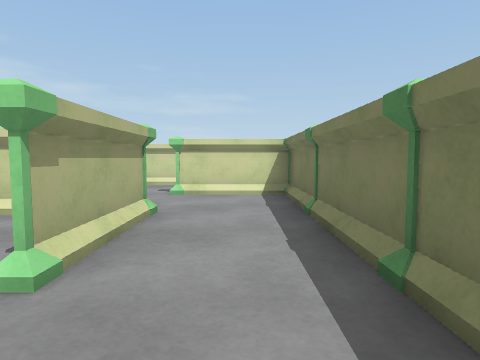
View 1 (above)

14 first-person views from a walk through a scene from a Unity 3-D project. The camera is 0.41 m above the floor, tilts 4° down and sees 75° across. The floor is counted in squares, 0.5 m on a side. Each view is taken from the middle of a square. On the plan, view 1 faces up. The plan holds only what a view shows up to about 11 squares ahead; the rest is blank.

View 2
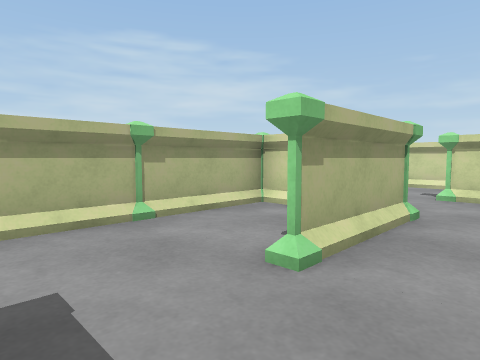

View 3
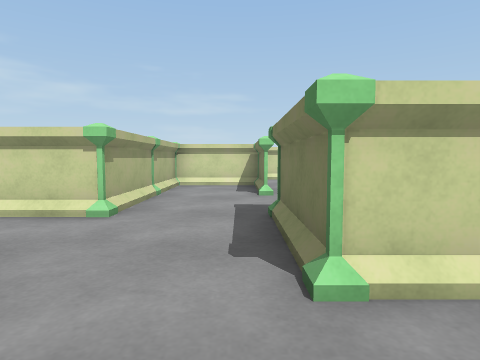

View 4
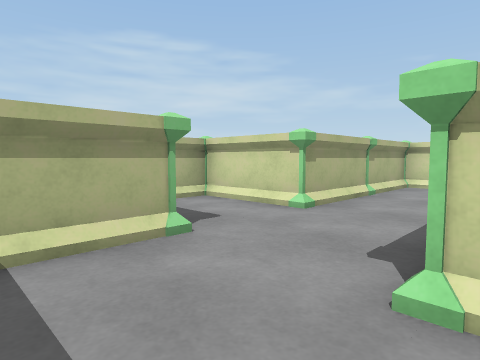

View 5
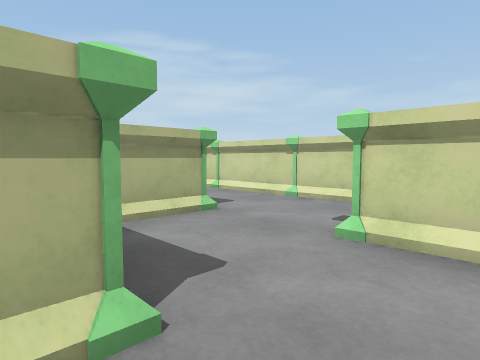

View 6
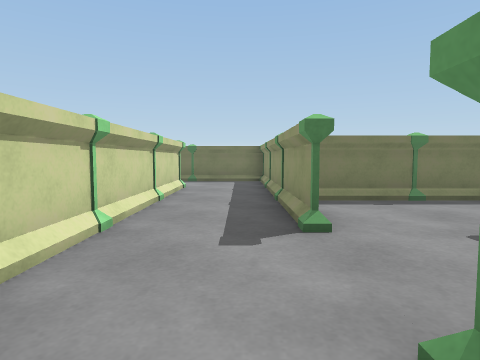

View 7
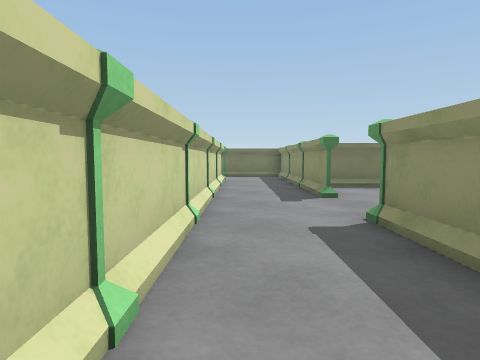

View 8
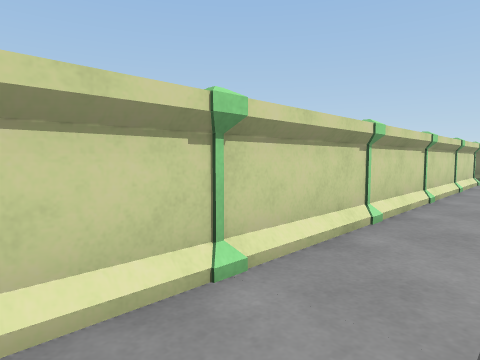

View 9
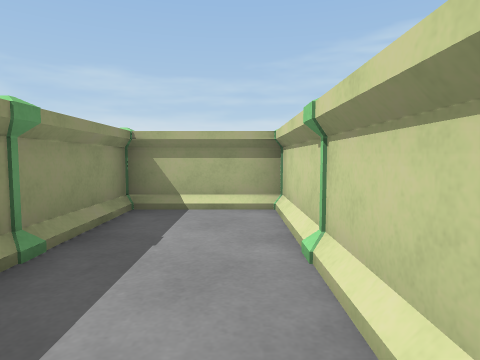

View 10
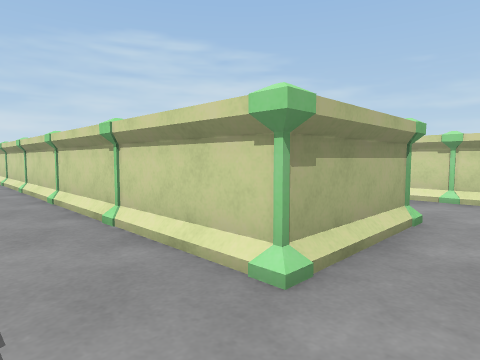

View 11
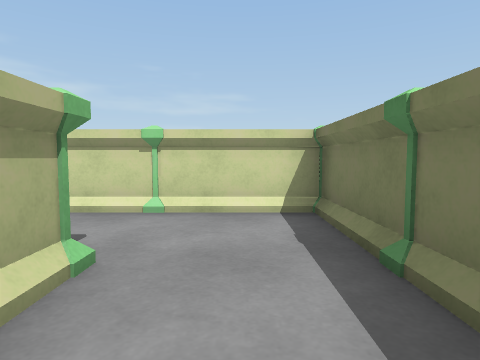

View 12
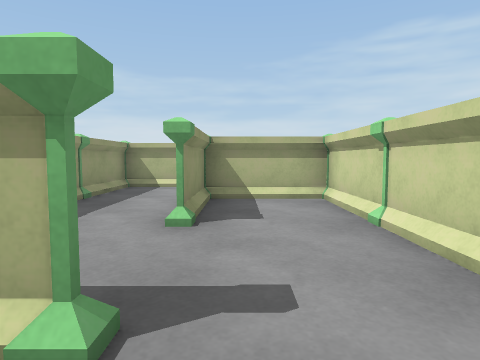

View 13
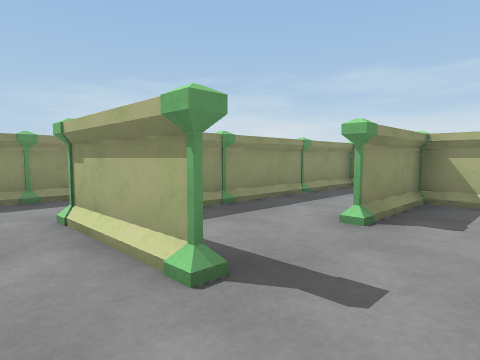

View 14
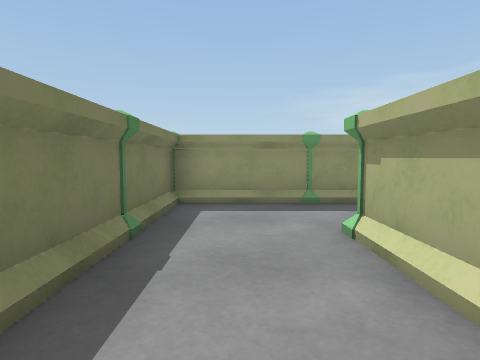

### Floor plan
Key: @ floor where view 1 was taken; # wall or solid block; . floor; P pillar; O other object.
Columns run from 9 left of view 1 to 6 right of it. Each row starts with its distance up from view 1.
 15        ###P##P##
 14         #......#
 13         #......#
 12        .P#P..P.P
 11      #.......#.#
 10 P#P##P##P#P##P.P
  9 #..............#
  8 #..............#
  7 P#P##P..P#P##P#O
  6      #....#
  5      P##P.P
  4      #..#.#
  3      #..#.#
  2      P..P.P
  1      #....#
  0      #...@
 -1   O##P..P
 -2    .....#
 -3      P..P#
 -4      #...
 -5      #...

Positions as (right, up) in squares from view 1, and headings:
1: (0, 0), facing up
2: (0, 0), facing up-left
3: (-2, -5), facing up
4: (-1, -5), facing up-left
5: (0, 4), facing up-left
6: (-5, 8), facing right
7: (-8, 9), facing right
8: (-8, 8), facing up-right
9: (-4, 9), facing left
10: (5, 8), facing up-left
11: (5, 10), facing up
12: (5, 13), facing left
13: (5, 14), facing down-left
14: (5, 13), facing down
